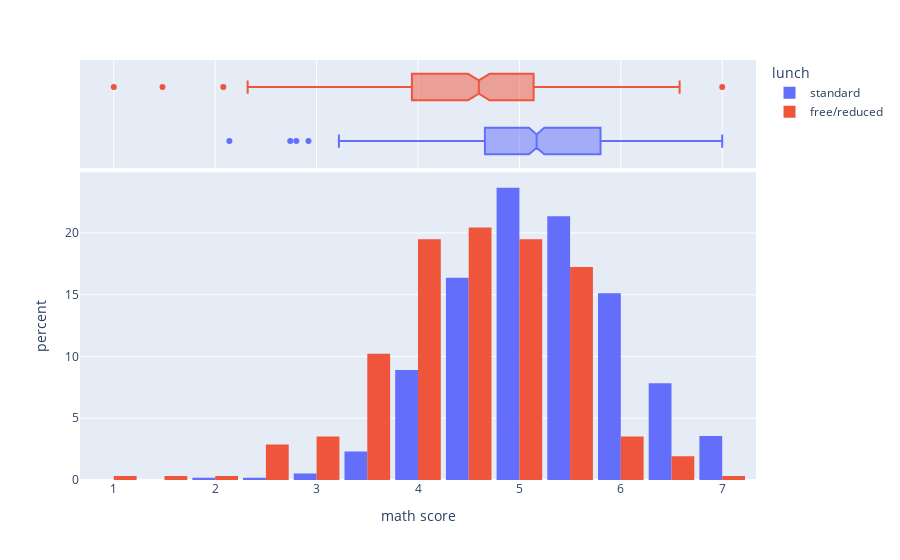

Here is the notebook cell this chart was saved with:
### Code cell
fig = px.histogram(df_grades, x="math score", color="lunch", 
                         marginal="box", 
                         hover_data=df_grades.columns, 
                         nbins = 14, 
                         barmode='group',histnorm='percent')
fig.update_layout(bargap=0.1)
fig.show()

### Figure 1 — Plotly figure (JSON) as saved in the notebook; plotly's stock layout.template omitted (floating-point values rounded to 4 significant figures; data arrays with more than 128 entries replaced by an {"elided": "..."} marker saying what was removed)
{"data": [{"alignmentgroup": "True", "bingroup": "x", "histnorm": "percent", "hovertemplate": "lunch=standard<br>math score=%{x}<br>percent=%{y}<extra></extra>", "legendgroup": "standard", "marker": {"color": "#636efa", "pattern": {"shape": ""}}, "name": "standard", "nbinsx": 14, "offsetgroup": "standard", "orientation": "v", "showlegend": true, "type": "histogram", "x": {"elided": "562 float values"}, "xaxis": "x", "yaxis": "y"}, {"alignmentgroup": "True", "customdata": {"elided": "562x10 mixed values"}, "hovertemplate": "lunch=%{customdata[4]}<br>math score=%{x}<br>names=%{customdata[0]}<br>gender=%{customdata[1]}<br>race/ethnicity=%{customdata[2]}<br>parental level of education=%{customdata[3]}<br>test preparation course=%{customdata[5]}<br>reading score=%{customdata[6]}<br>writing score=%{customdata[7]}<br>GPA=%{customdata[8]}<br>simple parental level of education=%{customdata[9]}<extra></extra>", "legendgroup": "standard", "marker": {"color": "#636efa"}, "name": "standard", "notched": true, "offsetgroup": "standard", "showlegend": false, "type": "box", "x": {"elided": "562 float values"}, "xaxis": "x2", "yaxis": "y2"}, {"alignmentgroup": "True", "bingroup": "x", "histnorm": "percent", "hovertemplate": "lunch=free/reduced<br>math score=%{x}<br>percent=%{y}<extra></extra>", "legendgroup": "free/reduced", "marker": {"color": "#EF553B", "pattern": {"shape": ""}}, "name": "free/reduced", "nbinsx": 14, "offsetgroup": "free/reduced", "orientation": "v", "showlegend": true, "type": "histogram", "x": {"elided": "313 float values"}, "xaxis": "x", "yaxis": "y"}, {"alignmentgroup": "True", "customdata": {"elided": "313x10 mixed values"}, "hovertemplate": "lunch=%{customdata[4]}<br>math score=%{x}<br>names=%{customdata[0]}<br>gender=%{customdata[1]}<br>race/ethnicity=%{customdata[2]}<br>parental level of education=%{customdata[3]}<br>test preparation course=%{customdata[5]}<br>reading score=%{customdata[6]}<br>writing score=%{customdata[7]}<br>GPA=%{customdata[8]}<br>simple parental level of education=%{customdata[9]}<extra></extra>", "legendgroup": "free/reduced", "marker": {"color": "#EF553B"}, "name": "free/reduced", "notched": true, "offsetgroup": "free/reduced", "showlegend": false, "type": "box", "x": {"elided": "313 float values"}, "xaxis": "x2", "yaxis": "y2"}], "layout": {"bargap": 0.1, "barmode": "group", "legend": {"title": {"text": "lunch"}, "tracegroupgap": 0}, "margin": {"t": 60}, "xaxis": {"anchor": "y", "domain": [0, 1], "title": {"text": "math score"}}, "xaxis2": {"anchor": "y2", "domain": [0, 1], "matches": "x", "showgrid": true, "showticklabels": false}, "yaxis": {"anchor": "x", "domain": [0, 0.7326], "title": {"text": "percent"}}, "yaxis2": {"anchor": "x2", "domain": [0.7426, 1], "matches": "y2", "showgrid": false, "showline": false, "showticklabels": false, "ticks": ""}}}
